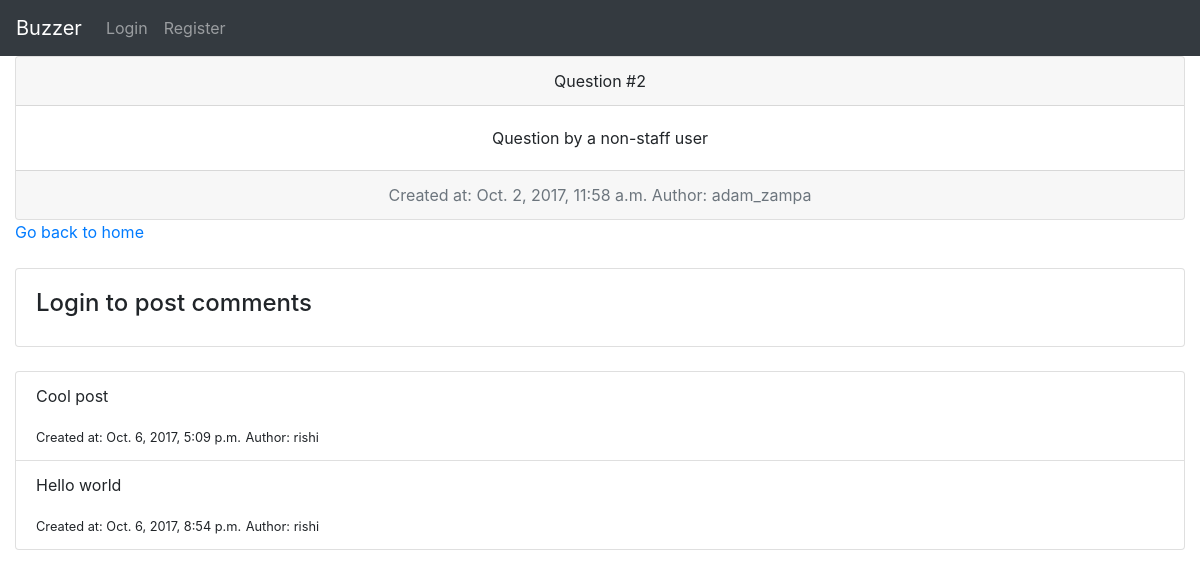
/2, run on the app's committed database.
### myapp/models.py (models this page shows, shortened)
class Question(models.Model):
	question_text = models.TextField()
	created_at = models.DateTimeField(default = timezone.now())
	author = models.ForeignKey('auth.User')

class Comment(models.Model):
	question = models.ForeignKey('myapp.Question', related_name='comments')
	comment_text = models.TextField()
	created_at = models.DateTimeField(default=timezone.now())
	author = models.ForeignKey('auth.User')

### myapp/views.py (the view, shortened to what this page needs)
# urls.py: url(r"^(?P<question_id>[0-9]+)", views.page, name = 'page'),
def page(request, question_id):
	question = Question.objects.get(pk = question_id)
	return render(request, 'page.html', { 'question': question, 'user': request.user })

### myapp/templates/page.html (shortened to what this page needs)
<!DOCTYPE html>
<html>
<head>
	<link rel="stylesheet" href="https://maxcdn.bootstrapcdn.com/bootstrap/4.0.0-beta/css/bootstrap.min.css">
</head>
<body>
	<nav class="navbar navbar-expand-lg navbar-dark bg-dark">
		<a class="navbar-brand" href="{% url 'home' %}">Buzzer</a>
		<div class="collapse navbar-collapse" id="navbarNavAltMarkup">
			<div class="navbar-nav">
				{% if user.is_authenticated %}
					<a class="nav-item nav-link" href="{% url 'profile' %}">My profile</a>
					<a class="nav-item nav-link" href="{% url 'logout' %}">Logout</a>
				{% else %}
					<a class="nav-item nav-link" href="{% url 'login' %}">Login</a>
					<a class="nav-item nav-link" href="{% url 'register' %}">Register</a>
				{% endif %}
			</div>
		</div>
	</nav>
	<div class="container-fluid">
		<div class="card text-center">
			<div class="card-header">
				Question #{{ question.pk }}
			</div>
			<div class="card-body">
				<p class="card-text">{{ question.question_text }}</p>
			</div>
			<div class="card-footer text-muted">
			  Created at: {{ question.created_at }}
			  Author: {{ question.author }}
			</div>
		</div>
		<a href="{% url 'home' %}">Go back to home</a>
		<br />
		<br />
		<div class="card">
            <div class="card-body">
				{% if user.is_authenticated %}
                <form action="" method="POST">
                    {% csrf_token %}
                    <div class="form-group">
                        <label>New Comment:</label>
                        <textarea class="form-control" name="comment_text" placeholder="Enter your comment here" rows="2">
                        </textarea>
                    </div>
                    <button type="submit" class="btn btn-dark">Submit</button>
                </form>
				{% else %}
				<h4>Login to post comments</h4>
				{% endif %}
            </div>
        </div>
		<br />
		<ul class="list-group">
			{% for comment in question.comments.all %}
				<li class="list-group-item">
					<div>
						<p>{{ comment.comment_text }}</p>
						<small>Created at: {{ comment.created_at }}</small>
						<small>Author: {{ comment.author }}</small>
					</div>
				</li>
			{% endfor %}
		</ul>
	</div>
</body>
</html>

### data on the page
Question: pk "2", question_text "Question by a non-staff user", created_at "Oct. 2, 2017, 11:58 a.m.", author "adam_zampa"
Comment: comment_text "Cool post", created_at "Oct. 6, 2017, 5:09 p.m.", author "rishi"
Comment: comment_text "Hello world", created_at "Oct. 6, 2017, 8:54 p.m.", author "rishi"
